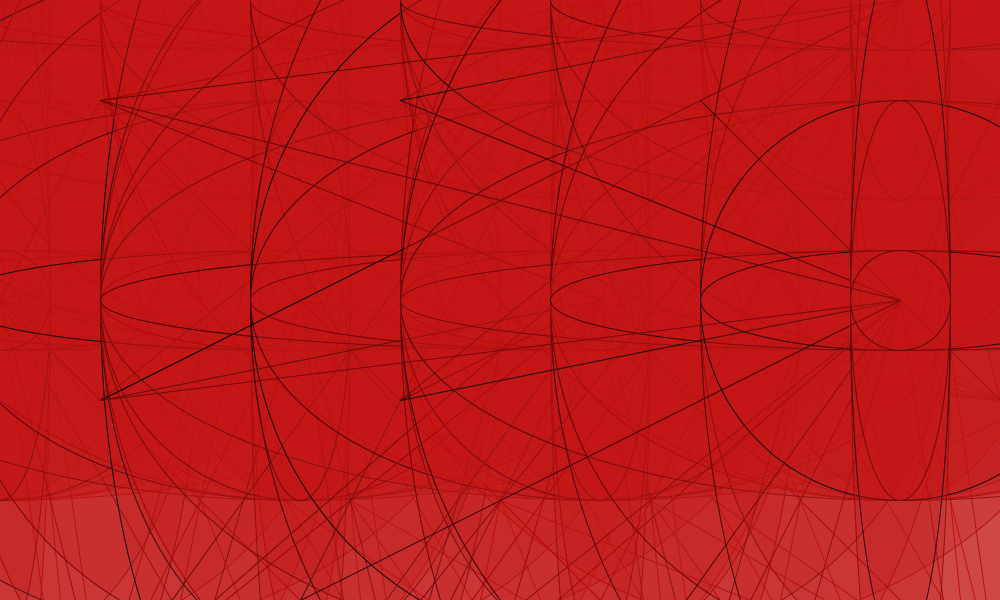
Frame 1 (no input)
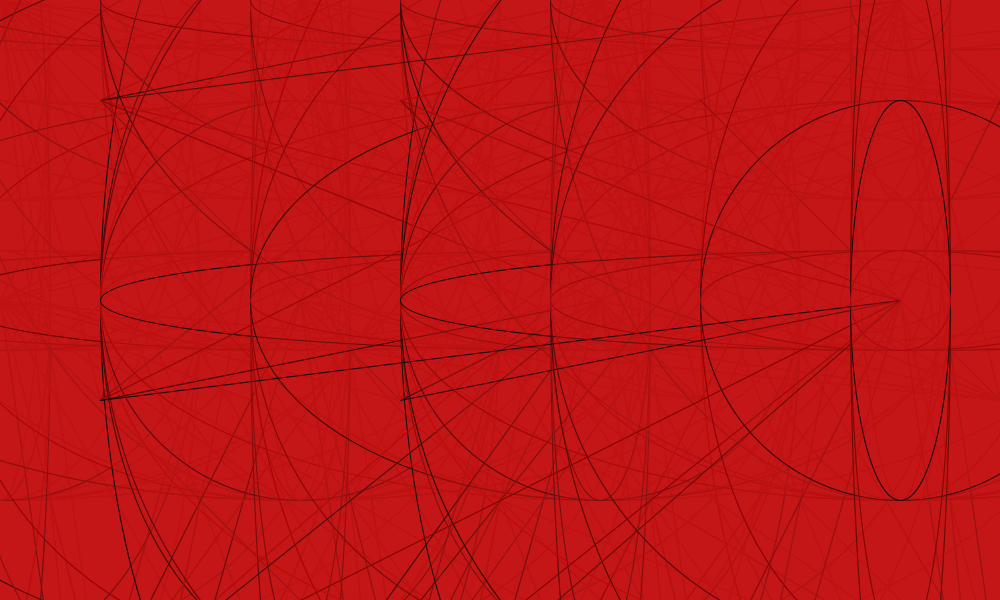
Frame 60 (the mouse pressed at the canvas centre just before this capture)
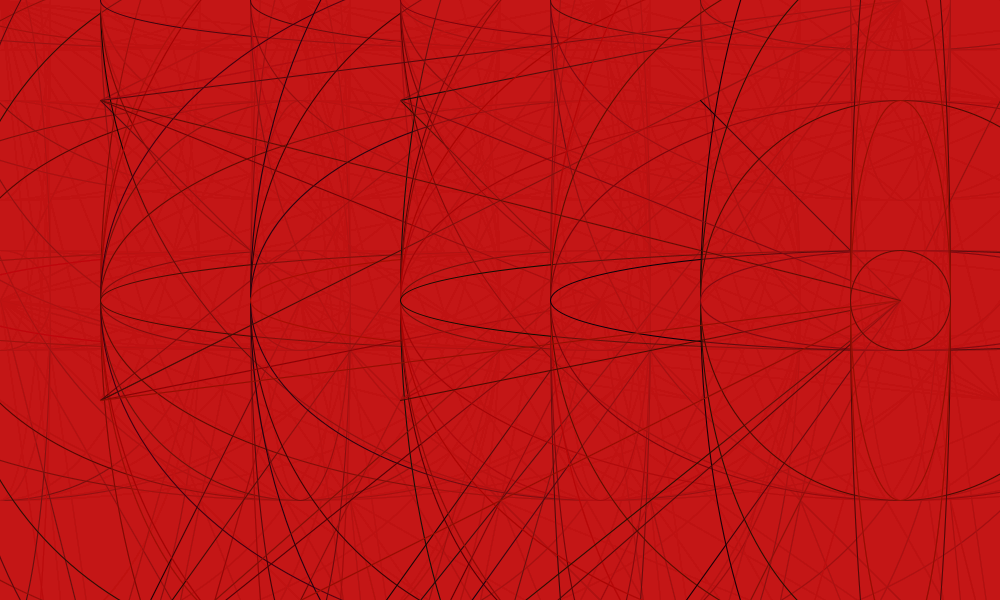
Frame 120 (the mouse held since frame 60 and released just before this capture)

The Processing sketch that drew these frames (run headless with seeded random() and noise(); from frame 60 on, the mouse is pressed at the canvas centre):

// Processing sketch: processing_80142
// ── processing_80142.pde

void setup(){
  size(1000,600);
  background(255);
  smooth();
}
  void draw(){
 
 for (int x=0; x<width; x+=300){ 
 for (int y=0; y<height; y+=300){
 for (int x1=1000; x1>0; x1-=300){
 for (int y1=1000; y1>0; y1-=300){
 
 stroke (random(196),random(18),random(18));
 line(x,y,x1,y1);
 fill(196,18,18,50);
 ellipse(x,y,x1,y1);
 



 
 }
 }
 }
 }
 }
